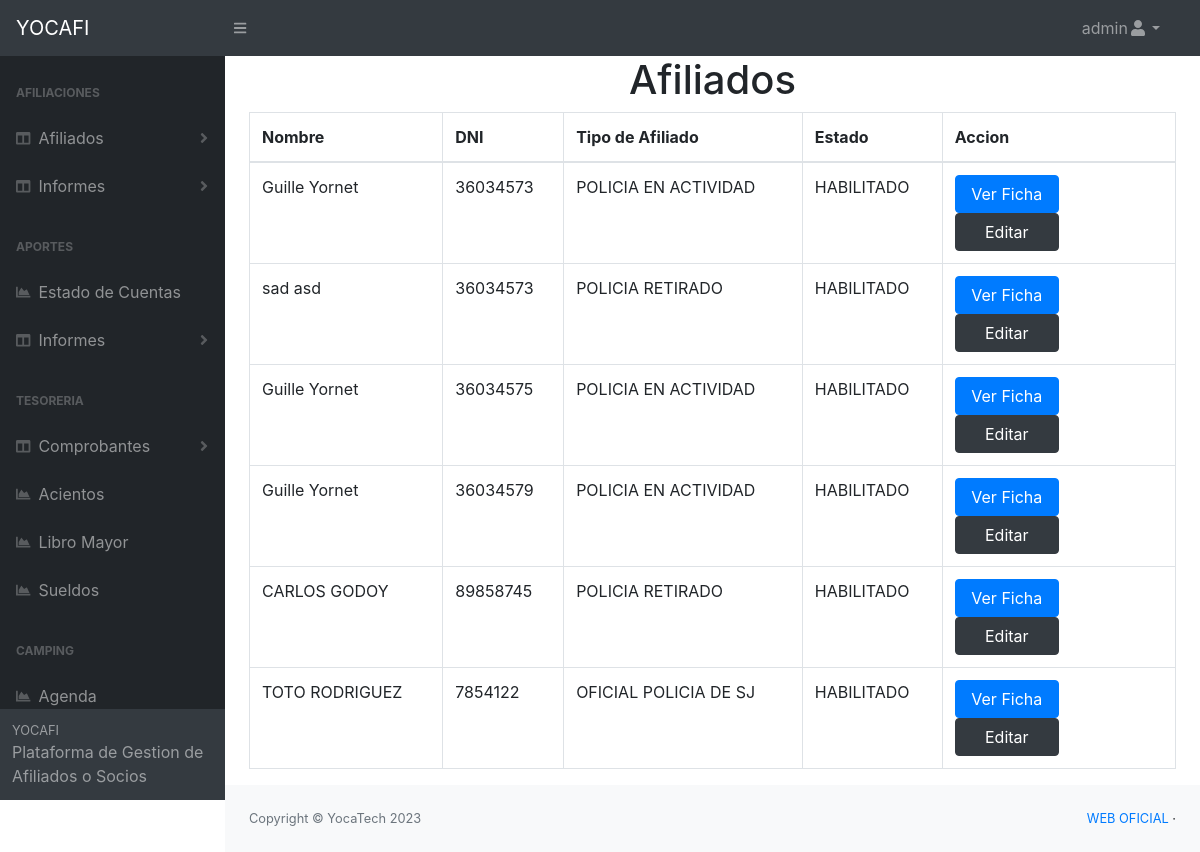
Before: /pages/ver_afiliados.php (signed in) with the older database file.
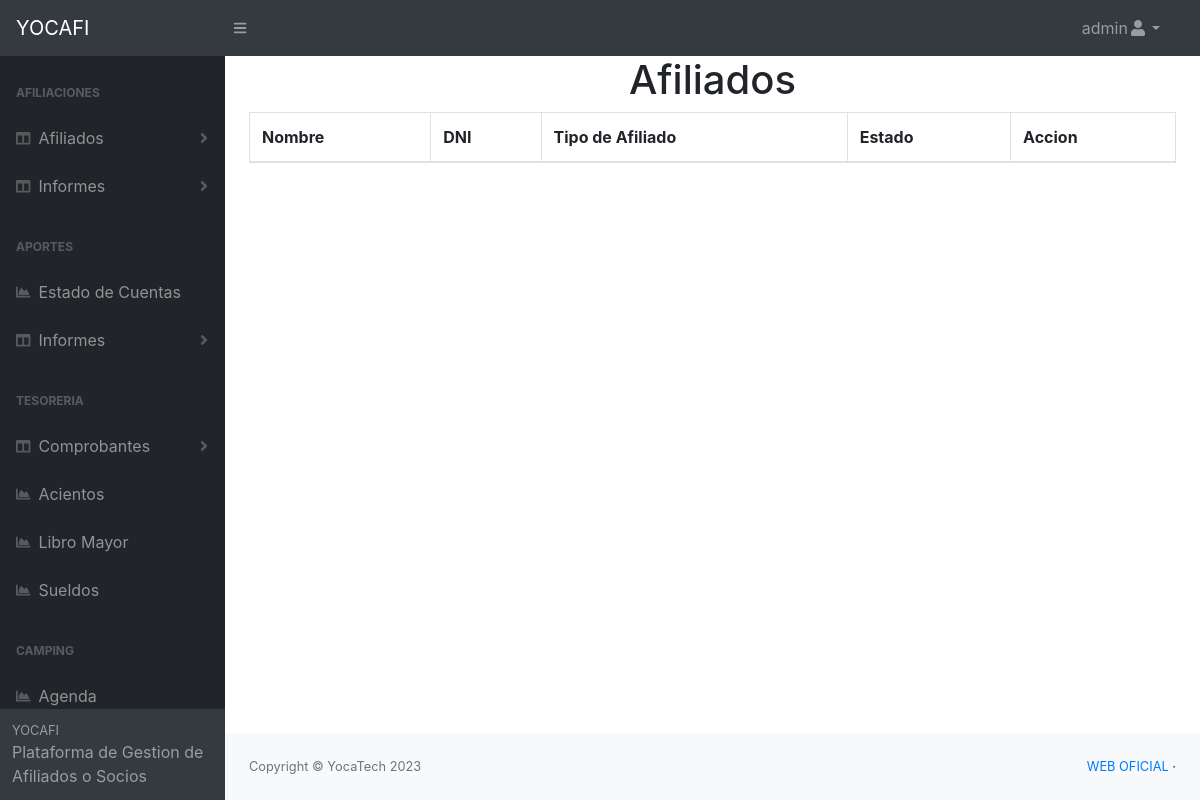
After: the same page with the newer database file.
### tables this page shows
CREATE TABLE `afiliado_titular` (
  `id` int(11) NOT NULL,
  `nombre` text NOT NULL,
  `apellido` text NOT NULL,
  `dni` text NOT NULL,
  `fecha_nacimiento` date NOT NULL,
  `domicilio` text NOT NULL,
  `telefono` text NOT NULL,
  `email` text DEFAULT NULL,
  `departamento` text NOT NULL,
  `estado_civil` text NOT NULL,
  `genero` text NOT NULL,
  `tipo_socio` text NOT NULL,
  `servicio_salud` varchar(10) NOT NULL,
  `socio_vitalicio` varchar(10) NOT NULL,
  `padron` text NOT NULL,
  `sector_laboral` text NOT NULL,
  `fecha_carga` date DEFAULT NULL,
  `hora_carga` time DEFAULT NULL,
  `usuario_carga` text NOT NULL,
  `estado` text DEFAULT NULL,
  `fecha_estado` date DEFAULT NULL,
  `hora_estado` time DEFAULT NULL,
  `usuario_estado` text DEFAULT NULL,
  `fecha_baja` date DEFAULT NULL,
  `hora_baja` time DEFAULT NULL,
  `usuario_baja` text DEFAULT NULL,
  `fecha_edicion` date DEFAULT NULL,
  `hora_edicion` time DEFAULT NULL,
  `usuario_edita` text DEFAULT NULL
);

### pages/ver_afiliados.php (the view, shortened to what this page needs)
<?php
    require 'conexion.php';
    $usuario = $_SESSION['usuario'];
    $tipo_usuario = $_SESSION['tipo_usuario'];
    $sql = "SELECT * FROM afiliado_titular";
    $resultado = $mysqli->query($sql);
?>
<?php
    include "header.php";
?>
    <body class="sb-nav-fixed">
    <?php
    include "nav_principal.php";
    ?>
        <div id="layoutSidenav">
           <?php
           include "inc_nav.php";
           ?>
            <div id="layoutSidenav_content">
                <main>
                    <h1 class="text-center">Afiliados</h1>
    <div class="container">
       <div class="row">
           <div class="col-lg-12">
            <table id="example" class="table table-bordered  display nowrap" cellspacing="0" width="100%">
                <thead>
                    <tr>
                        <th>Nombre</th>
                        <th>DNI</th>
                        <th>Tipo de Afiliado</th>
                        <th>Estado</th>
                        <th>Accion</th>
                    </tr>
                </thead>
                <tbody>
                   <?php while ($row = $resultado->fetch_assoc()) { ?>
                    <tr>
                        <td><?php echo $row['nombre']." ".$row['apellido']; ?></td>
                        <td><?php echo $row['dni']; ?></td>
                        <td><?php echo $row['tipo_socio']; ?></td>
                        <td><?php echo $row['estado']; ?></td>
                             <td><a href="ver_ficha.php?id=<?php echo $row['id']; ?>"class='btn btn-primary col-6 mr-2'>Ver Ficha</a><a href="editar_ficha.php?id=<?php echo $row['id']; ?>"class='btn btn-dark col-6'>Editar</a></td>
                    </tr>
                    <?php } ?>
                </tbody>
            </table>
           </div>
       </div>
    </div>
                </main>
                <?php
                    include "footer.php";
                ?>
            </div>
        </div>
    </body>
</html>

### pages/header.php (shortened to what this page needs)
<!DOCTYPE html>
<html lang="es">
    <head>
        <link rel="stylesheet" type="" href="../bootstrap/css/bootstrap.min.css">
        <link rel="stylesheet" type="" href="../css/estilos.css">
        <link href="../css/styles.css" rel="stylesheet" />
        <link href="https://cdn.datatables.net/1.10.20/css/dataTables.bootstrap4.min.css" rel="stylesheet" />
    <link rel="stylesheet" href="https://stackpath.bootstrapcdn.com/bootstrap/4.4.1/css/bootstrap.min.css">
<link rel="stylesheet" type="text/css" href="https://cdn.datatables.net/v/bs4/dt-1.10.20/datatables.min.css"/>
<link rel="stylesheet" type="text/css" href="https://cdn.datatables.net/responsive/2.2.3/css/responsive.dataTables.min.css">
    <link rel="stylesheet" type="" href="../bootstrap/css/bootstrap.min.css">
    <link rel="stylesheet" type="" href="../css/estilos.css">
    <link href="../css/styles.css" rel="stylesheet" />
    <link href="https://cdn.datatables.net/1.10.20/css/dataTables.bootstrap4.min.css" rel="stylesheet" />
	</head>

### pages/nav_principal.php (shortened to what this page needs)
<nav class="sb-topnav navbar navbar-expand navbar-dark bg-dark">
            <a class="navbar-brand" href="principal.php">YOCAFI</a><button class="btn btn-link btn-sm order-1 order-lg-0" id="sidebarToggle" href="#"><i class="fas fa-bars"></i></button
			>
            <ul class="navbar-nav ml-auto mr-0 mr-md-3 my-2 my-md-0">
                <li class="nav-item dropdown">
                    <a class="nav-link dropdown-toggle" id="userDropdown" href="#" role="button" data-toggle="dropdown" aria-haspopup="true" aria-expanded="false"><?php echo $usuario; ?><i class="fas fa-user fa-fw"></i></a>
				</li>
			</ul>
		</nav>

### pages/inc_nav.php (shortened to what this page needs)
<div id="layoutSidenav_nav">
                <nav class="sb-sidenav accordion sb-sidenav-dark" id="sidenavAccordion">
                    <div class="sb-sidenav-menu">
                        <div class="nav">
							<?php if($tipo_usuario == 1 || $tipo_usuario == 2 || $tipo_usuario == 23 || $tipo_usuario == 25) { ?>
								<div class="sb-sidenav-menu-heading">Afiliaciones</div>
									<a class="nav-link collapsed" href="#" data-toggle="collapse" 						data-target="#afiliaciones" aria-expanded="false" aria-controls="afiliaciones">
										<div class="sb-nav-link-icon"><i class="fas fa-columns"></i></div>
                                		Afiliados
                                		<div class="sb-sidenav-collapse-arrow"><i class="fas fa-angle-down"></i></div>
									</a>
										<a class="nav-link collapsed" href="#" data-toggle="collapse" data-target="#informes_afiliaciones" aria-expanded="false" aria-controls="informes_afiliaciones">
										<div class="sb-nav-link-icon"><i class="fas fa-columns"></i></div>
                                		Informes
                                		<div class="sb-sidenav-collapse-arrow"><i class="fas fa-angle-down"></i></div>
									</a>
                            			<?php } ?>
								<?php if($tipo_usuario == 1 || $tipo_usuario == 3 || $tipo_usuario == 23) { ?>
								<div class="sb-sidenav-menu-heading">Aportes</div>
                             <a class="nav-link" href="estados_cuentas.php"
							><div class="sb-nav-link-icon"><i class="fas fa-chart-area"></i></div>
							Estado de Cuentas</a>
							<a class="nav-link collapsed" href="#" data-toggle="collapse" data-target="#informes_aportes" aria-expanded="false" aria-controls="informes_aportes">
										<div class="sb-nav-link-icon"><i class="fas fa-columns"></i></div>
                                		Informes
                                		<div class="sb-sidenav-collapse-arrow"><i class="fas fa-angle-down"></i></div>
									</a>
                                    <?php } ?>
							<?php if($tipo_usuario == 1 || $tipo_usuario == 4) { ?>
							<div class="sb-sidenav-menu-heading">Tesoreria</div>
							<a class="nav-link collapsed" href="#" data-toggle="collapse" data-target="#comprobantes" aria-expanded="false" aria-controls="comprobantes">
										<div class="sb-nav-link-icon"><i class="fas fa-columns"></i></div>
                                		Comprobantes
                                		<div class="sb-sidenav-collapse-arrow"><i class="fas fa-angle-down"></i></div>
									</a>
                             <a class="nav-link" href="contabilidad.php"
							><div class="sb-nav-link-icon"><i class="fas fa-chart-area"></i></div>
							Acientos</a>
							<a class="nav-link" href="libro_mayor.php"
							><div class="sb-nav-link-icon"><i class="fas fa-chart-area"></i></div>
							Libro Mayor</a>
							<a class="nav-link" href="#"
							><div class="sb-nav-link-icon"><i class="fas fa-chart-area"></i></div>
							Sueldos</a>
                                <?php } ?>
							<?php if($tipo_usuario == 1 || $tipo_usuario == 5 || $tipo_usuario == 25) { ?>
							<div class="sb-sidenav-menu-heading">Camping</div>
                             <a class="nav-link" href="#"
							><div class="sb-nav-link-icon"><i class="fas fa-chart-area"></i></div>
							Agenda</a>
                                <?php } ?>
						</div>
					</div>
        	        <div class="sb-sidenav-footer">
                        <div class="small">YOCAFI</div>
                        Plataforma de Gestion de Afiliados o Socios
					</div>
				</nav>
			</div>

### pages/footer.php
<footer class="py-4 bg-light mt-auto">
                    <div class="container-fluid">
                        <div class="d-flex align-items-center justify-content-between small">
                            <div class="text-muted">Copyright &copy; YocaTech 2023</div>
                            <div>
                                <a href="http://www.yocatech.com">WEB OFICIAL</a>
                                &middot;
							</div>
						</div>
					</div>
				</footer>

Changed rows visible on the page:
removed afiliado_titular: nombre "Guille", apellido "Yornet", dni "36034573", tipo_socio "POLICIA EN ACTIVIDAD", estado "HABILITADO"
removed afiliado_titular: nombre "sad", apellido "asd", dni "36034573", tipo_socio "POLICIA RETIRADO", estado "HABILITADO"
removed afiliado_titular: nombre "Guille", apellido "Yornet", dni "36034575", tipo_socio "POLICIA EN ACTIVIDAD", estado "HABILITADO"
removed afiliado_titular: nombre "Guille", apellido "Yornet", dni "36034579", tipo_socio "POLICIA EN ACTIVIDAD", estado "HABILITADO"
removed afiliado_titular: nombre "CARLOS", apellido "GODOY", dni "89858745", tipo_socio "POLICIA RETIRADO", estado "HABILITADO"
removed afiliado_titular: nombre "TOTO", apellido "RODRIGUEZ", dni "7854122", tipo_socio "OFICIAL POLICIA DE SJ", estado "HABILITADO"
